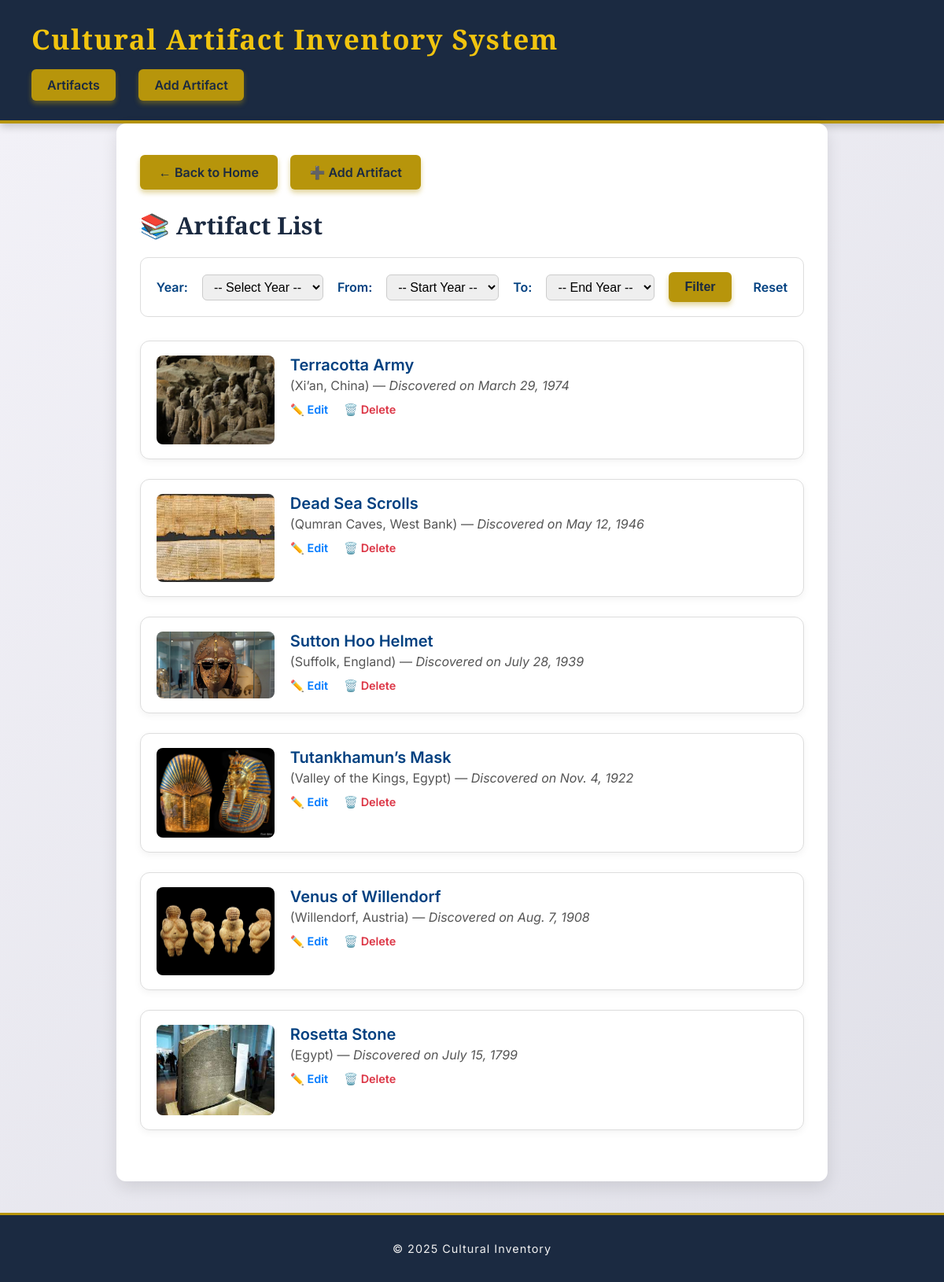
Screenshot of /artifacts/ with the database file from the repository.
### artifacts/models.py (models this page shows, shortened)
class Artifact(models.Model):
    name = models.CharField(max_length=100)
    description = models.TextField()
    origin = models.CharField(max_length=100)
    date_found = models.DateField(default=date.today)
    image = models.ImageField(upload_to='artifacts/', blank=True, null=True)

### artifacts/views.py (the view, shortened to what this page needs)
# urls.py: path('artifacts/', views.artifact_list, name='artifact_list'),
def artifact_list(request):
    artifacts = Artifact.objects.all().order_by('-date_found')
    year = request.GET.get('year')
    start_year = request.GET.get('start_year')
    end_year = request.GET.get('end_year')
    if year:
        try:
            year = int(year)
            artifacts = artifacts.filter(date_found__year=year)
        except ValueError:
            pass
    all_years = Artifact.objects.dates('date_found', 'year', order='DESC')
    year_options = sorted(set(y.year for y in all_years), reverse=True)
    return render(request, 'artifacts/artifact_list.html', {
        'artifacts': artifacts,
        'year_options': year_options,
        'request_get': request.GET  # Pass explicitly for safety in template
    })

### artifacts/templates/artifacts/artifact_list.html (shortened to what this page needs)
{% extends 'artifacts/base.html' %}
{% block content %}
<div class="artifact-list-container">
  <div class="action-links">
    <a href="{% url 'home' %}" class="btn btn-secondary">← Back to Home</a>
    <a href="{% url 'artifact_create' %}" class="btn btn-success">➕ Add Artifact</a>
  </div>
  <h2 class="section-title" style="margin-bottom: 20px;">📚 Artifact List</h2>
  <form method="get" class="filter-form">
    <label for="year">Year:</label>
    <select name="year" id="year" class="filter-select">
      <option value="">-- Select Year --</option>
    </select>
    <label for="start_year">From:</label>
    <select name="start_year" id="start_year" class="filter-select">
      <option value="">-- Start Year --</option>
    </select>
    <label for="end_year">To:</label>
    <select name="end_year" id="end_year" class="filter-select">
      <option value="">-- End Year --</option>
    </select>
    <button type="submit" class="btn btn-primary btn-filter">Filter</button>
    <a href="{% url 'artifact_list' %}" class="filter-reset">Reset</a>
  </form>
  <ul class="artifact-list">
    {% for artifact in artifacts %}
      <li class="artifact-item">
        {% if artifact.image %}
          <img src="{{ artifact.image.url }}" alt="{{ artifact.name }}" class="artifact-list-image" />
        {% endif %}
        <div class="artifact-details">
          <strong class="artifact-name">
            <a href="{% url 'artifact_detail' artifact.id %}" class="artifact-link">
              {{ artifact.name }}
            </a>
          </strong>
          <p class="artifact-meta">
            ({{ artifact.origin }}){% if artifact.date_found %} — <em>Discovered on {{ artifact.date_found }}</em>{% endif %}
          </p>
          <div class="artifact-actions">
            <a href="{% url 'artifact_update' artifact.id %}" class="action-link edit-link">✏️ Edit</a>
            <a href="{% url 'artifact_delete' artifact.id %}" class="action-link delete-link">🗑️ Delete</a>
          </div>
        </div>
      </li>
    {% empty %}
      <li class="empty-message">No artifacts found for the selected year(s).</li>
    {% endfor %}
  </ul>
</div>
{% endblock %}

### artifacts/templates/artifacts/base.html (shortened to what this page needs)
<!DOCTYPE html>
<html lang="en">
<head>
</head>
<body>
    <header>
        <h1><a href="{% url 'home' %}">Cultural Artifact Inventory System</a></h1>
        <nav>
            <a href="{% url 'artifact_list' %}" class="btn">Artifacts</a>
            {% if request.path != '/' and request.path != '/dashboard/' and request.path != '/new/' %}
                <a href="{% url 'artifact_create' %}" class="btn">Add Artifact</a>
            {% endif %}
        </nav>
    </header>
    <main>
        {% block content %}
        {% endblock %}
    </main>
    <footer>
        <p>&copy; 2025 Cultural Inventory</p>
    </footer>
</body>
</html>

### artifacts/templates/artifacts/base.html (style rules this page uses)
*, *::before, *::after { box-sizing: border-box; }
body { font-family: 'Inter', sans-serif; margin: 0; padding: 0; background: linear-gradient(135deg, #f3f2f8 0%, #e0e0e8 100%); color: #2c2c2c; min-height: 100vh; display: flex; flex-direction: column; }
header { background-color: #1b2a41; color: #f1f1f1; padding: 25px 40px; box-shadow: 0 4px 10px rgba(0,0,0,0.2); border-bottom: 4px solid #b7950b; }
header h1 { margin: 0; font-family: 'Playfair Display', serif; font-size: 2.2rem; letter-spacing: 1.5px; font-weight: 600; }
header h1 a { color: #f1c40f; text-decoration: none; transition: color 0.3s ease; }
nav { margin-top: 15px; }
nav a { margin-right: 25px; color: #d4af37; text-decoration: none; font-weight: 600; font-size: 1rem; padding: 8px 16px; border: 2px solid transparent; border-radius: 5px; transition: background-color 0.3s ease, border-color 0.3s ease, color 0.3s ease; }
main { flex-grow: 1; padding: 40px 30px; max-width: 960px; margin: 0 auto; background: white; box-shadow: 0 8px 20px rgba(0,0,0,0.1); border-radius: 12px; min-height: 70vh; }
footer { background-color: #1b2a41; color: #f1f1f1; text-align: center; padding: 20px 0; margin-top: 40px; font-size: 0.9rem; letter-spacing: 1px; border-top: 3px solid #b7950b; }
.btn { display: inline-block; background-color: #b7950b; color: #1b2a41; font-weight: 600; font-size: 1rem; padding: 10px 22px; border: 2px solid transparent; border-radius: 6px; cursor: pointer; transition: background-color 0.3s ease, color 0.3s ease, border-color 0.3s ease; text-decoration: none; user-select: none; box-shadow: 0 4px 6px rgba(183,149,11,0.4); }
nav a.btn { padding: 8px 18px; font-weight: 600; border-radius: 6px; }

### artifacts/templates/artifacts/artifact_list.html (style rules this page uses)
.artifact-list-container { font-family: 'Inter', sans-serif; color: #2c2c2c; max-width: 900px; margin: 0 auto; }
.action-links { margin-bottom: 20px; }
.action-links .btn { margin-right: 12px; font-weight: 600; text-decoration: none; }
.section-title { font-family: 'Playfair Display', serif; font-size: 1.9rem; color: #1b2a41; user-select: none; }
.filter-form { background-color: #fff; padding: 18px 20px; border: 1px solid #ddd; border-radius: 10px; margin-bottom: 30px; display: flex; flex-wrap: wrap; gap: 18px; align-items: center; }
.filter-form label { font-weight: 600; color: #004080; }
.filter-select { padding: 6px 10px; border: 1px solid #ccc; border-radius: 6px; min-width: 120px; font-size: 1rem; }
.btn-filter { padding: 8px 18px; }
.filter-reset { color: #004080; font-weight: 600; margin-left: 10px; text-decoration: none; cursor: pointer; transition: color 0.3s ease; }
.artifact-list { list-style: none; padding: 0; margin: 0; }
.artifact-item { display: flex; gap: 20px; background: white; padding: 18px 20px; margin-bottom: 25px; border-radius: 12px; border: 1px solid #ddd; box-shadow: 0 3px 10px rgba(0,0,0,0.05); align-items: flex-start; transition: box-shadow 0.3s ease; }
.artifact-list-image { max-width: 150px; border-radius: 8px; object-fit: cover; }
.artifact-details { flex: 1; }
.artifact-name { font-size: 1.25rem; margin-bottom: 8px; }
.artifact-link { color: #004080; text-decoration: none; font-weight: 600; transition: color 0.3s ease; }
.artifact-meta { margin: 4px 0 12px; color: #555; }
.artifact-actions { font-size: 0.9rem; }
.action-link { margin-right: 16px; text-decoration: none; cursor: pointer; transition: color 0.3s ease; font-weight: 600; }
.edit-link { color: #007bff; }
.delete-link { color: #dc3545; }

### rows the page displays
Artifact: image (picture), name "Terracotta Army", origin "Xi’an, China", date_found "March 29, 1974"
Artifact: image (picture), name "Dead Sea Scrolls", origin "Qumran Caves, West Bank", date_found "May 12, 1946"
Artifact: image (picture), name "Sutton Hoo Helmet", origin "Suffolk, England", date_found "July 28, 1939"
Artifact: image (picture), name "Tutankhamun’s Mask", origin "Valley of the Kings, Egypt", date_found "Nov. 4, 1922"
Artifact: image (picture), name "Venus of Willendorf", origin "Willendorf, Austria", date_found "Aug. 7, 1908"
Artifact: image (picture), name "Rosetta Stone", origin "Egypt", date_found "July 15, 1799"
